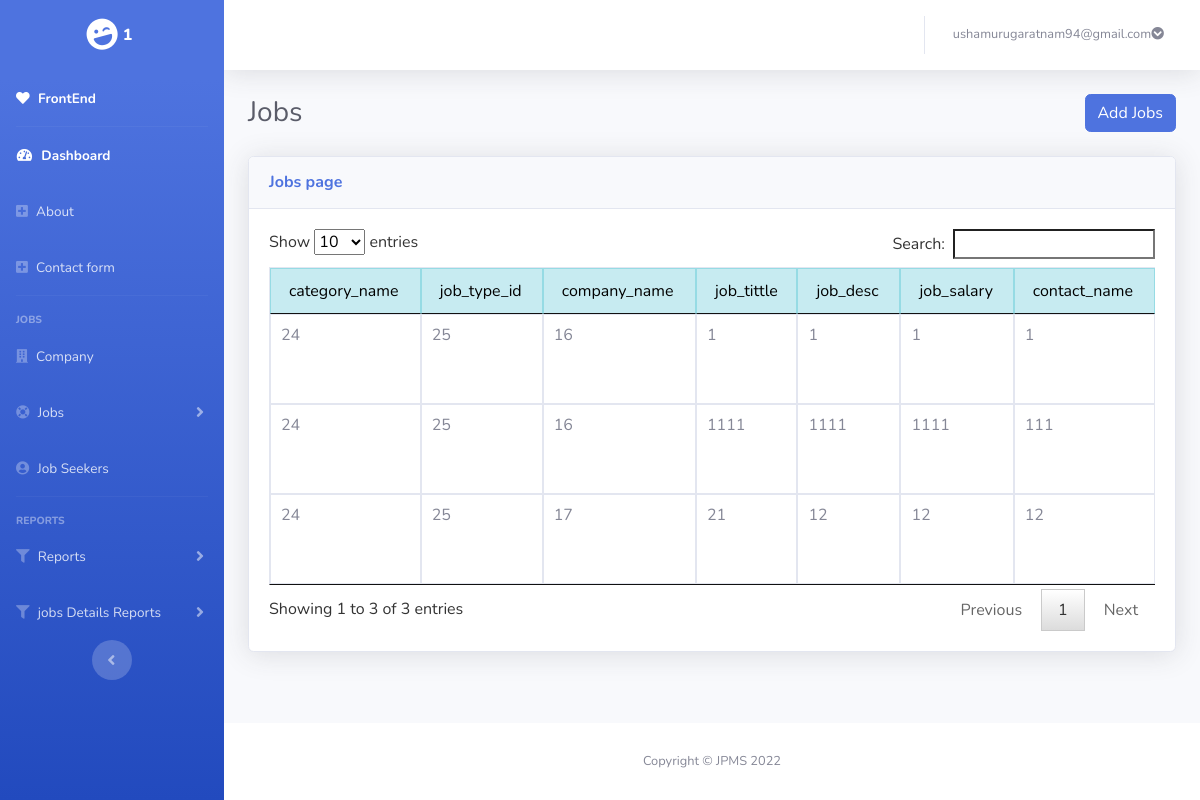
Page /admin/jobs.php (signed in) on the committed database.
### tables this page shows
CREATE TABLE `tbl_job` (
  `job_id` int(200) NOT NULL,
  `company_id` int(200) NOT NULL,
  `type_id` int(20) NOT NULL,
  `cat_id` int(20) NOT NULL,
  `job_tittle` varchar(100) NOT NULL,
  `job_desc` varchar(200) NOT NULL,
  `job_salary` int(200) NOT NULL,
  `contact_name` varchar(200) NOT NULL,
  `email` varchar(200) NOT NULL,
  `mobile` varchar(10) NOT NULL,
  `post_date` datetime NOT NULL,
  `end_date` datetime NOT NULL,
  `apStatus` tinyint(2) NOT NULL DEFAULT 1
);

### admin/session.php (called while the page is built, shortened)
<?php
include('../database/connect.php');
$user_check=$_SESSION['login_user'];
$ses_sql=mysqli_query($con,"select email,ad_id from tbl_admin where email='$user_check'");
$row=mysqli_fetch_array($ses_sql,MYSQLI_ASSOC);
$loggedin_id=$row['ad_id'];
?>

### admin/jobs.php (the view, shortened to what this page needs)
<?php
 include('session.php');
include 'add/header.php';
include 'add/navbar.php';
?>
<div id="content-wrapper" class="d-flex flex-column">
<div id="content">
<?php
include('add/topbar.php');
?>
<div class="container-fluid">
        <div class="d-sm-flex align-items-center justify-content-between mb-4">
                <h1 class="h3 mb-0 text-gray-800">Jobs  </h1>
                <button class="btn btn-primary" type="button" data-bs-toggle="modal" data-bs-target="#addadminprofile">Add Jobs</button>
                    </div>
        <div class="row">
            <div >
                <div class="card shadow mb-4">
                        <div class="card-header py-3 d-flex flex-row align-items-center justify-content-between">
                            <h6 class="m-0 font-weight-bold text-primary">Jobs page </h6>
                         </div>
                        <div class="card-body">
                                <div class="table-responsive">
                                     <?php
                                      include("..\database\connect.php");
                                        $displaySql="SELECT * from tbl_job where apStatus=1";
                                        $query_run=mysqli_query($con,$displaySql);
                                    ?>
                                    <table class="table  table-bordered   table-hover" id="table"  cellspacing="0">
                                        <thead class="table-info">
                                            <tr>
                                                 <td>category_name</td>
                                                <td>job_type_id</td>
                                                <td>company_name</td>
                                                <td>job_tittle</td>
                                                <td>job_desc</td>
                                                <td>job_salary</td>
                                                <td>contact_name</td>
                                            </tr>
                                        </thead>
                                        <tbody>
                                        <?php
                                            if(mysqli_num_rows($query_run)>0)
                                            {
                                                while($row=mysqli_fetch_assoc($query_run))
                                            {
                                            ?>
                                            <tr>
                                                <td><?php echo $row['cat_id'];?></td>
                                                <td><?php echo $row['type_id'];?></td>
                                                <td><?php echo $row['company_id'];?></td>
                                                <td><?php echo $row['job_tittle'];?></td>
                                                <td><?php echo $row['job_desc'];?></td>
                                                <td><?php echo $row['job_salary'];?></td>
                                                <td><?php echo $row['contact_name'];?></td>
                                            </tr>
                                            <?php
                                            }
                                            }else{
                                            }
                                            ?>
                                        </tbody>
                                    </table>
                                </div>
                        </div>
                </div>
            </div>
        </div>
        </div> </div>
<?php
include 'add/footer.php';
?>

### admin/add/navbar.php (shortened to what this page needs)
<ul class="navbar-nav bg-gradient-primary sidebar sidebar-dark accordion" id="accordionSidebar">
<a class="sidebar-brand d-flex align-items-center justify-content-center" href="#">
    <div class="sidebar-brand-icon rotate-n-15">
        <i class="fas fa-laugh-wink"></i>
    </div>
    <div class="sidebar-brand-text mx-1 text-white">
        <?php
            $sql="SELECT * FROM tbl_admin where ad_id =$loggedin_id";
            $result=mysqli_query($con,$sql);
            while($rows=mysqli_fetch_array($result)){
                echo $rows['username'];
            }
        ?>
    </div>
</a>
<li class="nav-item active">
                <a class="nav-link" href="../index.php">
                <i class="fa fa-heart" aria-hidden="true"></i>
                    <span>FrontEnd</span></a>
            </li>
            <hr class="sidebar-divider my-0">
            <li class="nav-item active">
                <a class="nav-link" href="../admin/dashboard.php">
                    <i class="fas fa-fw fa-tachometer-alt"></i>
                    <span>Dashboard</span></a>
            </li>
            <li class="nav-item">
            <a class="nav-link collapsed" href="aboutContent.php" >
                    <i class="fa fa-plus-square"></i>
                    <span>About</span>
                </a>
            </li><li class="nav-item">
            <a class="nav-link collapsed" href="contact.php" >
                    <i class="fa fa-plus-square"></i>
                    <span>Contact form</span>
                </a>
            </li>
       <hr class="sidebar-divider d-none d-md-block">
            <div class="sidebar-heading">
                Jobs
            </div>
            <li class="nav-item">
                <a class="nav-link collapsed" href="companyDetails.php" >
                <i class="fa fa-building"></i>
                    <span>Company</span>
                </a>
            </li>
            <li class="nav-item">
                <a class="nav-link collapsed" href="#" data-toggle="collapse" data-target="#collapseJobs"
                    aria-expanded="true" aria-controls="collapseJobs">
                    <i class="fa fa-life-ring" ></i>
                    <span>Jobs</span>
                </a>
            </li>
            <li class="nav-item">
            <a class="nav-link collapsed" href="seekerDetails.php" >
                    <i class="fa fa-user-circle"></i>
                    <span>Job Seekers</span>
                </a>
            </li>
            <hr class="sidebar-divider d-none d-md-block">
            <div class="sidebar-heading">
              Reports
            </div>
            <li class="nav-item">
                <a class="nav-link collapsed" href="#" data-toggle="collapse" data-target="#collapseReport"
                    aria-expanded="true" aria-controls="collapseReport">
                    <i class="fa fa-filter" ></i>
                    <span>Reports</span>
                </a>
            </li>
            <li class="nav-item">
                <a class="nav-link collapsed" href="#" data-toggle="collapse" data-target="#collapseJReport"
                    aria-expanded="true" aria-controls="collapseJReport">
                    <i class="fa fa-filter" ></i>
                    <span>jobs Details Reports</span>
                </a>
            </li>
            <div class="text-center d-none d-md-inline">
                <button class="rounded-circle border-0" id="sidebarToggle"></button>
            </div>
        </ul>

### rows in the picture
tbl_job: cat "24", type "25", company "16", job_tittle "1", job_desc "1", job_salary "1", contact_name "1"
tbl_job: cat "24", type "25", company "16", job_tittle "1111", job_desc "1111", job_salary "1111", contact_name "111"
tbl_job: cat "24", type "25", company "17", job_tittle "21", job_desc "12", job_salary "12", contact_name "12"

### other values in the picture
$rows['username'] "1"
$_SESSION['login_user'] "ushamurugaratnam94@gmail.com"
